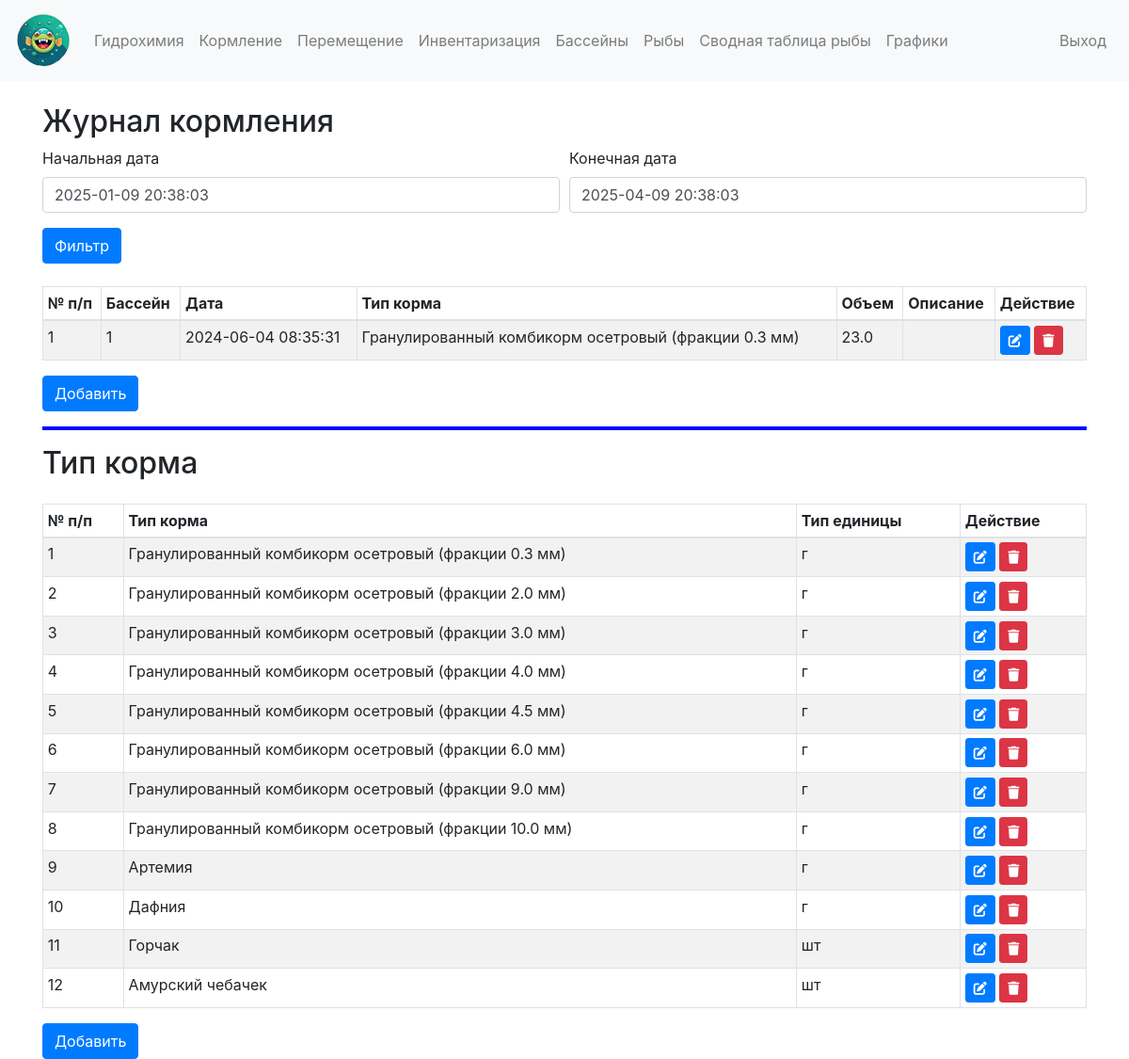
The page /feeding (signed in) on the database its author committed.
### models.py (models this page shows)
class Feed(db.Model):
    id = db.Column(db.Integer, primary_key=True)
    pool_id = db.Column(db.Integer, db.ForeignKey('pool.id'), nullable=False)
    feed_date = db.Column(db.Integer, nullable=False)
    feed_type_id = db.Column(db.Integer, db.ForeignKey('feed_type.id'), nullable=False)
    feed_value = db.Column(db.Float, nullable=False)
    feed_desc = db.Column(db.Text, nullable=True)
    pool = db.relationship('Pool', backref=db.backref('feeds', lazy=True))
    feed_type = db.relationship('FeedType', backref=db.backref('feeds', lazy=True))

class Pool(db.Model):
    id = db.Column(db.Integer, primary_key=True)
    name = db.Column(db.String(100), nullable=False)
    square = db.Column(db.Float, nullable=True)
    deep = db.Column(db.Float, nullable=True)

class FeedType(db.Model):
    id = db.Column(db.Integer, primary_key=True)
    name = db.Column(db.String(100), nullable=False)
    unit = db.Column(db.String(50), nullable=False)

### main.py (the view)
@app.route('/feeding', methods=['GET', 'POST'])
@login_required
def feeding():
    feed_types = FeedType.query.all()
    filter_form = FeedFilterForm()
    query = Feed.query
    if filter_form.validate_on_submit():
        start_date = int(filter_form.start_date.data.timestamp())
        end_date = int(filter_form.end_date.data.timestamp())
        query = query.filter(Feed.feed_date >= start_date, Feed.feed_date <= end_date)
    feeds = query.all()
    return render_template('feeding.html', feed_types=feed_types, filter_form=filter_form, feeds=feeds)

### forms.py
class FeedFilterForm(FlaskForm):
    start_date = DateTimeField('Начальная дата', default=datetime.utcnow() - timedelta(days=90), format='%Y-%m-%d %H:%M:%S', validators=[DataRequired()])
    end_date = DateTimeField('Конечная дата', default=datetime.utcnow(), format='%Y-%m-%d %H:%M:%S', validators=[DataRequired()])
    submit = SubmitField('Фильтр')

### main.py (called while the page is built)
@login_manager.user_loader
def load_user(user_id):
    return User.query.get(int(user_id))

@app.template_filter('datetimeformat')
def datetimeformat(value, format='%Y-%m-%d %H:%M:%S'):
    return datetime.fromtimestamp(value).strftime(format)

@app.after_request
def add_header(response):
    response.headers['Cache-Control'] = 'no-store, no-cache, must-revalidate, post-check=0, pre-check=0, max-age=0'
    response.headers['Pragma'] = 'no-cache'
    response.headers['Expires'] = 'Thu, 01 Jan 1970 00:00:00 GMT'
    return response

### templates/feeding.html (shortened to what this page needs)
{% extends "base.html" %}
{% block content %}
<h2>Журнал кормления</h2>
<form method="POST" action="{{ url_for('feeding') }}">
    <div class="form-row">
        <div class="col">
            {{ filter_form.start_date.label(class="form-control-label") }}
            {{ filter_form.start_date(class="form-control") }}
        </div>
        <div class="col">
            {{ filter_form.end_date.label(class="form-control-label") }}
            {{ filter_form.end_date(class="form-control") }}
        </div>
    </div>
    <div class="form-row mt-3">
        <div class="col">
            {{ filter_form.submit(class="btn btn-primary") }}
        </div>
    </div>
</form>
<table class="table table-compact table-striped table-bordered mt-4">
    <thead>
        <tr>
            <th>№ п/п</th>
            <th>Бассейн</th>
            <th>Дата</th>
            <th>Тип корма</th>
            <th>Объем</th>
            <th>Описание</th>
            <th>Действие</th>
        </tr>
    </thead>
    <tbody>
        {% for feed in feeds %}
        <tr>
            <td>{{ feed.id }}</td>
            <td>{{ feed.pool.name }}</td>
            <td>{{ feed.feed_date | datetimeformat }}</td>
            <td>{{ feed.feed_type.name }}</td>
            <td>{{ feed.feed_value }}</td>
            <td>{{ feed.feed_desc }}</td>
            <td>
                <a href="{{ url_for('edit_feed', feed_id=feed.id) }}" class="btn btn-sm btn-primary"><i class="fas fa-edit"></i></a>
                <form action="{{ url_for('delete_feed', feed_id=feed.id) }}" method="post" style="display:inline;">
                    <button type="submit" class="btn btn-sm btn-danger"><i class="fas fa-trash"></i></button>
                </form>
            </td>
        </tr>
        {% endfor %}
    </tbody>
</table>
<a href="{{ url_for('new_feed') }}" class="btn btn-primary">Добавить</a>
<hr style="border: 2px solid blue;">
<h2>Тип корма</h2>
<table class="table table-compact table-striped table-bordered mt-4">
    <thead>
        <tr>
            <th>№ п/п</th>
            <th>Тип корма</th>
            <th>Тип единицы</th>
            <th>Действие</th>
        </tr>
    </thead>
    <tbody>
        {% for feed_type in feed_types %}
        <tr>
            <td>{{ feed_type.id }}</td>
            <td>{{ feed_type.name }}</td>
            <td>{{ feed_type.unit }}</td>
            <td>
                <a href="{{ url_for('edit_feed_type', feed_type_id=feed_type.id) }}" class="btn btn-sm btn-primary"><i class="fas fa-edit"></i></a>
                <form action="{{ url_for('delete_feed_type', feed_type_id=feed_type.id) }}" method="post" style="display:inline;">
                    <button type="submit" class="btn btn-sm btn-danger"><i class="fas fa-trash"></i></button>
                </form>
            </td>
        </tr>
        {% endfor %}
    </tbody>
</table>
<a href="{{ url_for('new_feed_type') }}" class="btn btn-primary">Добавить</a>
{% endblock %}

### templates/base.html (style rules this page uses)
.table-compact th, .table-compact td { padding: 0.3rem; }

### rows shown on the page
Feed: id "1", pool.name "1", feed_date "2024-06-04 08:35:31", feed_type.name "Гранулированный комбикорм осетровый (фракции 0.3 мм)", feed_value "23.0"
FeedType: id "1", name "Гранулированный комбикорм осетровый (фракции 0.3 мм)", unit "г"
FeedType: id "2", name "Гранулированный комбикорм осетровый (фракции 2.0 мм)", unit "г"
FeedType: id "3", name "Гранулированный комбикорм осетровый (фракции 3.0 мм)", unit "г"
FeedType: id "4", name "Гранулированный комбикорм осетровый (фракции 4.0 мм)", unit "г"
FeedType: id "5", name "Гранулированный комбикорм осетровый (фракции 4.5 мм)", unit "г"
FeedType: id "6", name "Гранулированный комбикорм осетровый (фракции 6.0 мм)", unit "г"
FeedType: id "7", name "Гранулированный комбикорм осетровый (фракции 9.0 мм)", unit "г"
FeedType: id "8", name "Гранулированный комбикорм осетровый (фракции 10.0 мм)", unit "г"
FeedType: id "9", name "Артемия", unit "г"
FeedType: id "10", name "Дафния", unit "г"
FeedType: id "11", name "Горчак", unit "шт"
FeedType: id "12", name "Амурский чебачек", unit "шт"

### other values the page prints
{{ filter_form.start_date.label(class="form-control-label") }} "Начальная дата"
{{ filter_form.end_date.label(class="form-control-label") }} "Конечная дата"
